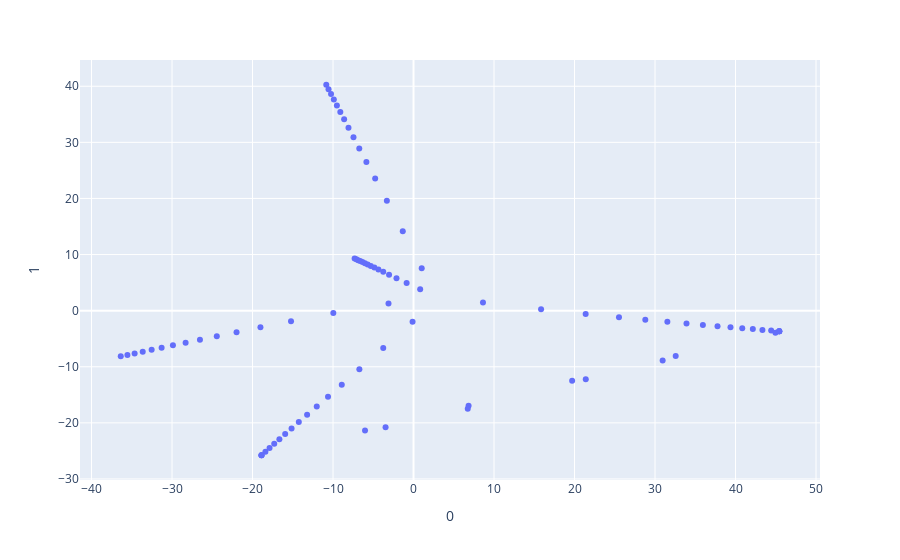

The notebook cell saved with this chart:
### Code cell
ilknoktalar23 = ilkdogrunoktalari23.copy()

for i in range(7):
    ilknoktalar23[i][0] = ilknoktalar23[i][0].flatten()
    ilknoktalar23[i][1] = ilknoktalar23[i][1].flatten()
    ilknoktalar23[i][2] = ilknoktalar23[i][2].flatten()
    ilknoktalar23[i][3] = ilknoktalar23[i][3].flatten()

Xaralist23= []
for i in range(7):
    Xaralist23.append(np.hstack((ilknoktalar23[i][0],ilknoktalar23[i][1],ilknoktalar23[i][2],ilknoktalar23[i][3])))



sonnoktalar23 = tümNoktalarim.copy()
sonnoktalarsave23 = sonnoktalar23.copy()

for i in range(7):
    sonnoktalar23[i][0] = sonnoktalar23[i][0].flatten()
    sonnoktalar23[i][1] = sonnoktalar23[i][1].flatten()
    sonnoktalar23[i][2] = sonnoktalar23[i][2].flatten()
    sonnoktalar23[i][3] = sonnoktalar23[i][3].flatten()

Xsonaralist23= []
for i in range(7):
    Xsonaralist23.append(np.hstack((sonnoktalar23[i][0],sonnoktalar23[i][1],sonnoktalar23[i][2],sonnoktalar23[i][3])))




Xaralist23 = np.array(Xaralist23)
Xsonaralist23 = np.array(Xsonaralist23)
alldizi = np.vstack((Xlist,Xaralist23,Xsonaralist23))

X = alldizi

pca = PCA(n_components=2)
components = pca.fit_transform(X)

fig = px.scatter(components, x=0, y=1)
fig.show()

### Figure 1 — Plotly figure (JSON) as saved in the notebook; plotly's stock layout.template omitted (floating-point values rounded to 4 significant figures)
{"data": [{"hovertemplate": "0=%{x}<br>1=%{y}<extra></extra>", "legendgroup": "", "marker": {"color": "#636efa", "symbol": "circle"}, "mode": "markers", "name": "", "orientation": "v", "showlegend": false, "type": "scatter", "x": [1.018, -1.334, -3.311, -4.765, -5.854, -6.737, -7.459, -8.079, -8.621, -9.094, -9.518, -9.898, -10.25, -10.56, -10.84, -0.118, -3.762, -6.727, -8.912, -10.62, -12.02, -13.22, -14.25, -15.15, -15.94, -16.66, -17.3, -17.89, -18.4, -18.89, 8.629, 15.85, 21.39, 25.52, 28.79, 31.54, 33.91, 35.95, 37.77, 39.38, 40.84, 42.15, 43.34, 44.43, 45.44, -3.108, -9.963, -15.22, -19.02, -21.99, -24.44, -26.53, -28.31, -29.89, -31.29, -32.53, -33.64, -34.65, -35.54, -36.37, 0.8263, -0.8551, -2.115, -3.039, -3.762, -4.36, -4.864, -5.304, -5.693, -6.037, -6.346, -6.623, -6.88, -7.106, -7.317, -18.89, -6.023, 6.841, 19.71, 32.57, 45.44, 45.44, -18.89, -3.47, 6.737, 21.4, 30.95, 44.96, 45.44], "xaxis": "x", "y": [7.563, 14.15, 19.59, 23.54, 26.49, 28.9, 30.89, 32.61, 34.11, 35.42, 36.59, 37.64, 38.61, 39.48, 40.27, -1.977, -6.669, -10.44, -13.19, -15.33, -17.08, -18.57, -19.86, -20.99, -22.0, -22.92, -23.73, -24.48, -25.14, -25.77, 1.436, 0.2378, -0.6132, -1.194, -1.634, -1.992, -2.289, -2.542, -2.765, -2.958, -3.133, -3.29, -3.43, -3.556, -3.673, 1.255, -0.4245, -1.883, -2.977, -3.844, -4.563, -5.182, -5.711, -6.181, -6.604, -6.977, -7.313, -7.619, -7.891, -8.144, 3.815, 4.928, 5.782, 6.422, 6.928, 7.342, 7.685, 7.978, 8.235, 8.462, 8.663, 8.841, 9.003, 9.145, 9.277, -25.77, -21.35, -16.93, -12.51, -8.093, -3.673, -3.673, -25.77, -20.79, -17.47, -12.21, -8.882, -3.917, -3.673], "yaxis": "y"}], "layout": {"legend": {"tracegroupgap": 0}, "margin": {"t": 60}, "xaxis": {"anchor": "y", "domain": [0, 1], "title": {"text": "0"}}, "yaxis": {"anchor": "x", "domain": [0, 1], "title": {"text": "1"}}}}
